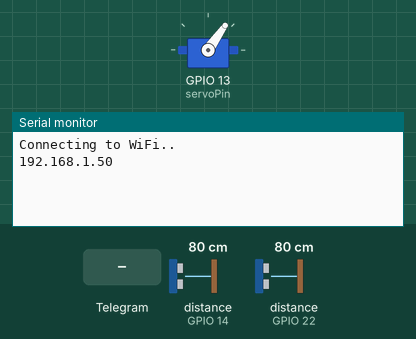
Simulated run of this sketch. Board: ESP8266 (NodeMCU). On the bench: servo, the last lines printed to the serial monitor. Wiring (inferred from the names in the program): 2 × ultrasonic range finder: trigger GPIO 12, echo GPIO 14 / trigger GPIO 21, echo GPIO 22. The test bench sets the inputs (shaded band); at power-on: distance to the obstacle (sensors on GPIO 14, GPIO 22) 80 cm. The echo pulse lasts 58.3 µs per cm; WiFi joins after 1.5 s; servers stay silent unless stated; the local clock reads 2024-03-15 10:24:30 at power-on unless the sketch sets it.

Above: at 5.2 s.
5.3 s: Telegram message "/start" received
At 6.9 s:
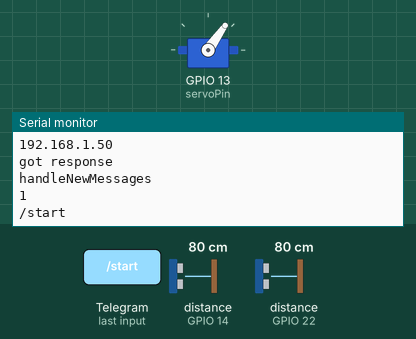
7.2 s: Telegram message "/entra" received
At 8.6 s:
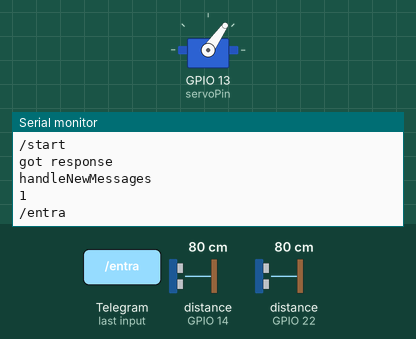
9.2 s: Telegram message "/visualizza" received
At 10.2 s:
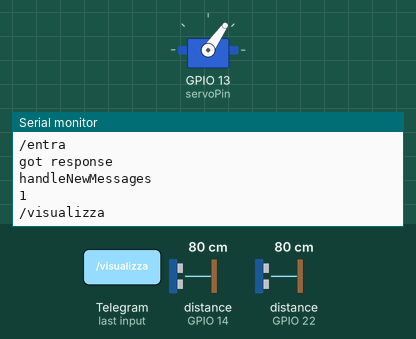

The sketch:

botTelegram.ino
```cpp
#include <SoftwareSerial.h>
#include <Wire.h>
#include <RTClib.h>
// servo
#include <Servo.h>
// telegram

#ifdef ESP32
  #include <WiFi.h>
#else
  #include <ESP8266WiFi.h>
#endif
#include <WiFiClientSecure.h>
#include <UniversalTelegramBot.h>
#include <ArduinoJson.h>


#define SOFTRX 17
#define SOFTTX 16

SoftwareSerial SerialX(SOFTRX, SOFTTX);


// libreria per data e ora
RTC_DS3231 rtc;
static const int servoPin = 13;
Servo servo1;


// aggiunta password e id wi-fi
const char* ssid = "iPhone";
const char* password = "andrea01";

// Initialize Telegram BOT
#define BOTtoken "6079102505:AAEUnmQ9noONaKM22EZ0CZKTM3ZJO54FvD4"  // your Bot Token (Get from Botfather)


// sensore distanza

#define TRIG_ENTRY 21
#define ECHO_ENTRY 22

#define TRIG_EXIT 12
#define ECHO_EXIT 14
#define N_PARCHEGGI 1


struct Cliente{
  String nome;
  long date;
  String id;
};


#ifdef ESP8266
  X509List cert(TELEGRAM_CERTIFICATE_ROOT);
#endif

WiFiClientSecure client;
UniversalTelegramBot bot(BOTtoken, client);

// controlla se c'e' un messaggio ogni 1 s
int botRequestDelay = 1000;
unsigned long lastTimeBotRan;

const int ledPin = 2;
bool ledState = LOW;
Cliente clienti[N_PARCHEGGI];
int contatore =0;
int nPosti = 1;

//controllo per vedere se una persona e' gia dentro
int controlloNomi(String id){
  for(int i=0 ; i< contatore ; i ++){
    if(clienti[i].id == id){
        bot.sendMessage(id, "sei gia' dentro ", "");
        return 0;
    }
  }
  return 1;

}// controllo che prima di pagare guarda se quel id e' entrato
int controlloDentro(String id){
  for(int i=0 ; i< contatore ; i ++){
    if(clienti[i].id == id){
        return 1;
    }
  }
  bot.sendMessage(id, "prima di pagare devi entrare !! ", "");
  return 0;

}


// metodo che ci permette di vedere se ci sono posti disponibili

int checkPosti( String id ,int nPosti){

    if(nPosti>0){

        return 1;

    }

  bot.sendMessage(id, "NON PUOI ENTRARE , PARCHEGGIO PIENO !!", "");

  return 0;

}

//controllo se la distanza dal sensore e' minore di 10 m
int controlloIngUsc(String id,float dist ){
  if  (dist<10){
    return 1;
  }
  bot.sendMessage(id, "non sei davanti al sensore", "");
  return 0;
}

// // VEDERE SE ARRIVANO I MESSAGGI PER L'AGGIORNAMENTO POSTI
// void messaggiArrivo(){
//   if(SerialX.availabile()){

//     SerialX.write(nPosti);
//   }
// }


// serve per vedere quanto e' la distanza dal ultrasuono di ingresso
float distanzaUltrasuoniIngresso(){
  float readout=0;
  float distanza=0;
  digitalWrite(TRIG_ENTRY, HIGH);
      delayMicroseconds(9);
      digitalWrite(TRIG_ENTRY, LOW);
      readout = pulseIn(ECHO_ENTRY, HIGH);
      distanza = (float)readout/58;
      return distanza;
}
// per vedere la distanza dal ultrasuono in uscita
float distanzaUltrasuoniUscita(){
  float readout = 0;
  float distanza =0;
  digitalWrite(TRIG_EXIT, HIGH);
      delayMicroseconds(9);
      digitalWrite(TRIG_EXIT, LOW);
      readout = pulseIn(ECHO_EXIT, HIGH);
      distanza = (float)readout/58;
      return distanza;
}


// ci permette di ricevere messaggi dal bot di telegram
void handleNewMessages(int numNewMessages, float metriUltrasuoniIngresso , float metriUltrasuoniUscita) {
  Serial.println("handleNewMessages");
  Serial.println(String(numNewMessages));

  for (int i=0; i<numNewMessages; i++) {

    String chat_id = String(bot.messages[i].chat_id);

    String text = bot.messages[i].text;
    Serial.println(text);

    String from_name = bot.messages[i].from_name;


    if (text == "/start") {
      String welcome = "Welcome, " + from_name + ".\n";
      welcome += "/alza la sbarra\n";
      bot.sendMessage(chat_id, welcome, "");
    }

    // per entrare nel parcheggio
    if (text == "/entra"   && controlloIngUsc(chat_id, metriUltrasuoniIngresso)==1 && checkPosti(chat_id,nPosti)==1  && controlloNomi(chat_id)==1) {


        delay(1000);

        String benvenuto = "*benvenuto " + ((String)from_name);
        SerialX.write(benvenuto.c_str());

        clienti[contatore].nome = from_name;
        clienti[contatore].date = millis();
        clienti[contatore].id = chat_id;

        nPosti= nPosti -1;
        contatore= contatore +1;


        delay(1000);
        servo1.write(130);

    }

     if (text == "/visualizza") {
       delay(1000);
              String park= "parcheggi liberi  " + ((String)nPosti) + "$\n";
              bot.sendMessage(chat_id, park, "");

        delay(1000);


    }
// uscire dal parcheggio
    if (text == "/paga" && controlloIngUsc(chat_id, metriUltrasuoniUscita)==1  && controlloDentro(chat_id)==1) {
      //sbarra che si alza
        delay(1000);
        for(i=0; i<contatore ; i++){
          if( from_name == clienti[i].nome ){
              long permanenzaSec = (millis()-clienti[i].date)/1000;
              float prezzo = permanenzaSec * 0.005; // 0.5 centesimi al secondo
              String tariffa = "il pedaggio per la sosta e' " + ((String)prezzo) + "$\n";
              bot.sendMessage(chat_id, tariffa, "");
              String tar = "#"+((String)prezzo);
              SerialX.write(tar.c_str());

          }
        }
        servo1.write(130);
// viene utilizzato per andare a rimuovere gli elementi
        int nuova_dimensione = contatore - 1;
        for (int i = 0; i < contatore; i++) {
          if (clienti[i].nome == from_name) {
            for (int j = i; j < contatore - 1; j++) {
              clienti[j] = clienti[j+1];
             }

            break;
          }
        }
        contatore = nuova_dimensione;
        nPosti= nPosti+1;


    }


  }
}

void setup() {
  Serial.begin(9600);


  // comunciazione seriale
  pinMode(SOFTTX, OUTPUT);
  pinMode(SOFTRX, INPUT);
  SerialX.begin(9600);

  // serve per la data
  Wire.begin();
  rtc.begin();

  // Imposta la data e l'ora del RTC
  rtc.adjust(DateTime(F(__DATE__), F(__TIME__)));
  /////////

  // ultrasuoni
  pinMode (TRIG_ENTRY, OUTPUT);
pinMode (ECHO_ENTRY, INPUT);

  pinMode (TRIG_EXIT, OUTPUT);
pinMode (ECHO_EXIT, INPUT);

  #ifdef ESP8266
    configTime(0, 0, "pool.ntp.org");
    client.setTrustAnchors(&cert);
  #endif


  servo1.attach(servoPin);
  servo1.write(55);


  // Connect to Wi-Fi
  WiFi.mode(WIFI_STA);
  WiFi.begin(ssid, password);
  #ifdef ESP32
    client.setCACert(TELEGRAM_CERTIFICATE_ROOT); // Add root certificate for api.telegram.org
  #endif
  while (WiFi.status() != WL_CONNECTED) {
    delay(2000);
    SerialX.write("@connecting to wifi ");
    // doppio
    Serial.println("Connecting to WiFi..");
  }
  delay(2000);
  SerialX.write("@connesso");
  Serial.println(WiFi.localIP());

}

void loop() {

    float metriUltrasuonoIngresso = distanzaUltrasuoniIngresso();
    float metriUltrasuonoUscita = distanzaUltrasuoniUscita();

  if (millis() > lastTimeBotRan + botRequestDelay)  {
    int numNewMessages = bot.getUpdates(bot.last_message_received + 1);

    while(numNewMessages) {
      Serial.println("got response");

      handleNewMessages(numNewMessages, metriUltrasuonoIngresso,  metriUltrasuonoUscita);

      numNewMessages = bot.getUpdates(bot.last_message_received + 1);
    }
    lastTimeBotRan = millis();

  }
  if(metriUltrasuonoUscita  >10 &&  metriUltrasuonoIngresso > 10){
        servo1.write(55);
    }

    delay(100);
}


// optional : schermo, comunicazione tra 2 arduini , batteria 
```

Measured:
- after the input at 5.3 s, the serial monitor: prints a new line after 0.42 s (image 1)
- after the input at 7.2 s, the serial monitor: prints a new line after 0.52 s (image 2)
- after the input at 9.2 s, the serial monitor: prints a new line after 0.52 s (image 3)
